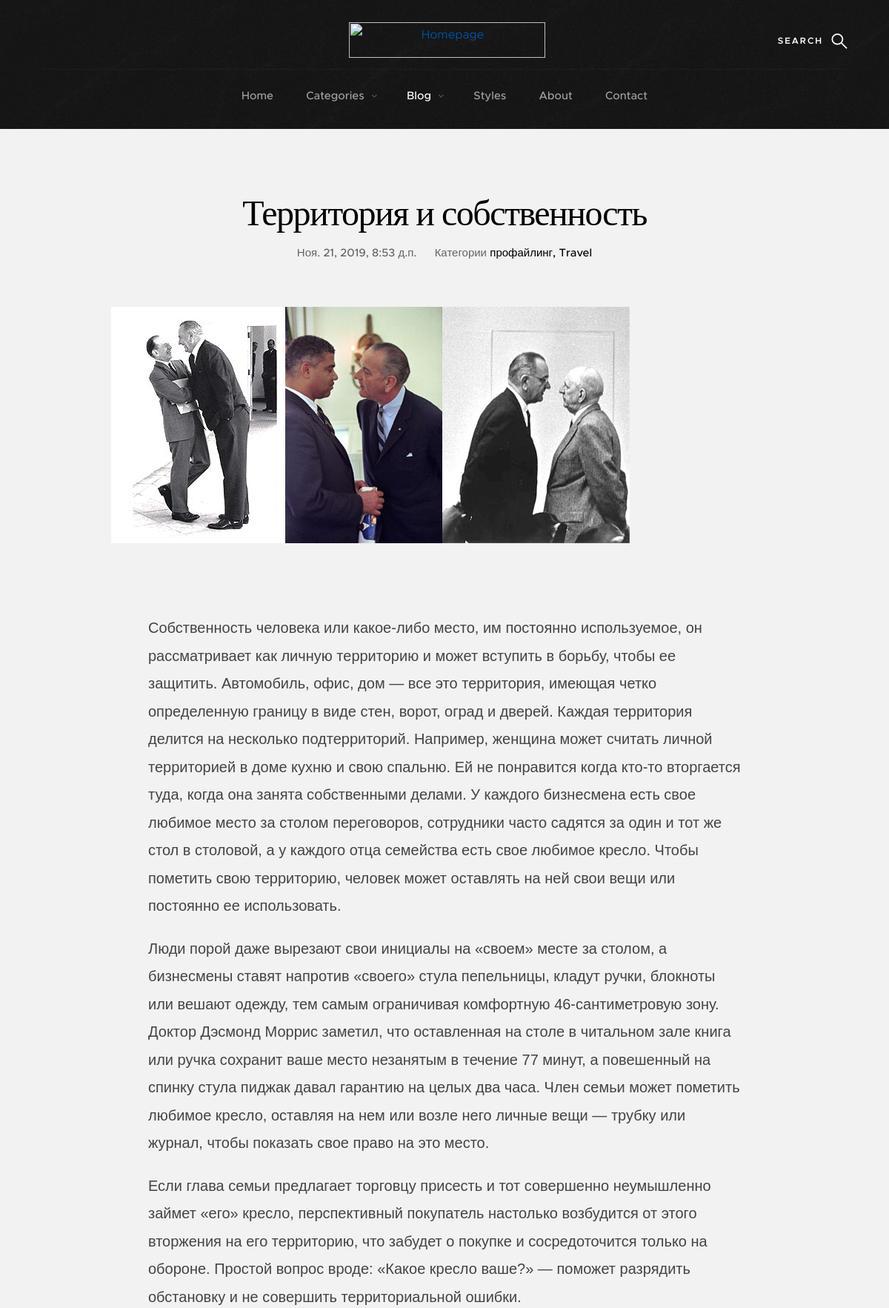
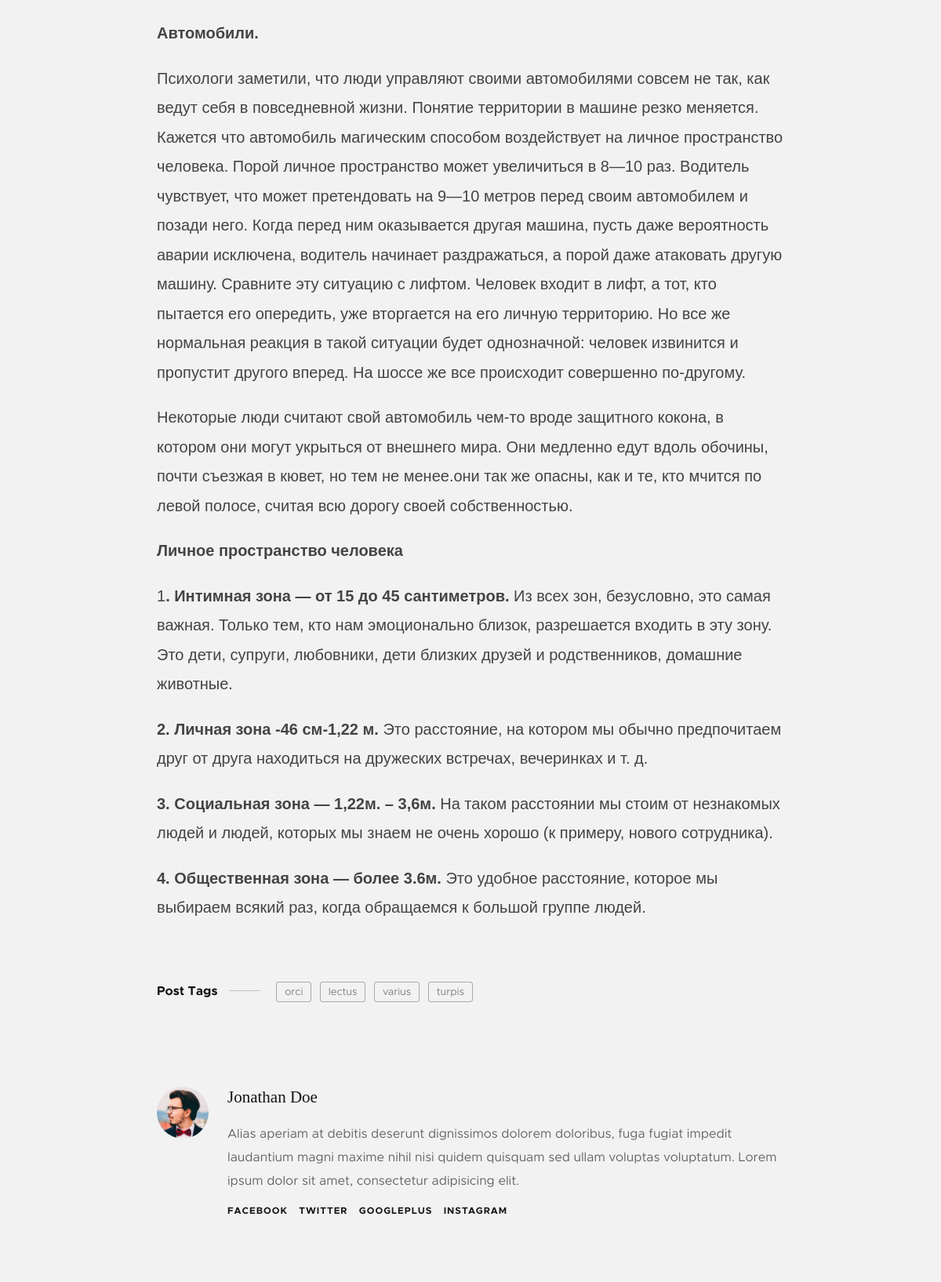
The app's page /blog/2019/11/21/territoriya-i-sobstvennost/ (upper part) with its own data (2 pictures, top to bottom).
### Blog/models.py (models this page shows, shortened)
class Post (models.Model):
    STATUS_CHOICES = (('draft', 'Draft'), ('published', 'Published'))
    title = models.CharField(max_length=250, verbose_name='Название')
    category = models.ForeignKey(Category, verbose_name='Категория', on_delete=models.SET_NULL, null=True)
    slug = models.SlugField(max_length=250, unique_for_date='published')
    author = models.ForeignKey(User, on_delete=models.CASCADE, related_name='blog_posts')
    image = models.ImageField(upload_to= generate_filename, verbose_name='Изображение')
    body = models.TextField(verbose_name='Содержание')
    published = models.DateTimeField(default=timezone.now)
    created = models.DateTimeField(auto_now_add=True)
    update = models.DateTimeField(auto_now=True)
    likes = models.PositiveIntegerField(default=0, verbose_name='Лайки')
    dislikes = models.PositiveIntegerField(default=0, verbose_name='Дизлайки')
    status = models.CharField(max_length=10, choices=STATUS_CHOICES, default='draft')
    class Meta:
        ordering = ('-published',)

class Category(models.Model):
    title = models.CharField('Название', max_length=50)
    class Meta:
        verbose_name = 'Категория'
        verbose_name_plural = 'Категории'
    def __str__(self):
        return self.title

### Blog/views.py (the view)
# urls.py: path('<int:year>/<int:month>/<int:day>/<slug:post>/', views.post_detail, name='post_detail'),
def post_detail(request, year,month,day,post):
    post=get_object_or_404(
        Post, slug=post,
        status='published',
        published__year=year,
        published__month=month,
        published__day=day,
    )
    return render(request, 'Blog/post/single-standard.html', {'post': post})

### templates/Blog/post/single-standard.html (shortened to what this page needs)
{% load static %}
<head>
    <link rel="stylesheet" href="{% static 'css/base.css'%}">
    <link rel="stylesheet" href="{% static 'css/vendor.css'%}">
    <link rel="stylesheet" href="{% static 'css/main.css'%}">
</head>
<body id="top">
    <div class="s-pageheader">
        <header class="header">
            <div class="header__content row">
                <div class="header__logo">
                    <a class="logo" href="{% url 'blog:post_list' %}">
                        <img src="/media/qwer.png" alt="Homepage">
                    </a>
                </div>
                <ul class="header__social">
                    <li>
                        <a href="#0"><i class="fa fa-facebook" aria-hidden="true"></i></a>
                    </li>
                    <li>
                        <a href="#0"><i class="fa fa-twitter" aria-hidden="true"></i></a>
                    </li>
                    <li>
                        <a href="#0"><i class="fa fa-instagram" aria-hidden="true"></i></a>
                    </li>
                    <li>
                        <a href="#0"><i class="fa fa-pinterest" aria-hidden="true"></i></a>
                    </li>
                </ul>
                <a class="header__search-trigger" href="#0"></a>
                <nav class="header__nav-wrap">
                    <ul class="header__nav">
                        <li><a href="index.html" title="">Home</a></li>
                        <li class="has-children">
                            <a href="#0" title="">Categories</a>
                        </li>
                        <li class="has-children current">
                            <a href="#0" title="">Blog</a>
                        </li>
                        <li><a href="style-guide.html" title="">Styles</a></li>
                        <li><a href="about.html" title="">About</a></li>
                        <li><a href="contact.html" title="">Contact</a></li>
                    </ul>
                </nav>
            </div>
        </header>
    </div>
    <section class="s-content s-content--narrow s-content--no-padding-bottom">
        <article class="row format-standard">
            <div class="s-content__header col-full">
                <h1 class="s-content__header-title">
                    {{ post.title }}
                </h1>
                <ul class="s-content__header-meta">
                    <li class="date">{{ post.published }}</li>
                    <li class="cat">
                        Категории
                        <a href="#0">{{post.category}}</a>
                        <a href="#0">Travel</a>
                    </li>
                </ul>
            </div>
            <div class="s-content__media col-full">
                <div class="s-content__post-thumb">
                    <img src="{{post.image.url}}" >
                </div>
            </div>
            <div class="col-full s-content__main">
                <p class="lead">{{ post.body|safe }}</p>
                <p class="s-content__tags">
                    <span>Post Tags</span>
                    <span class="s-content__tag-list">
                        <a href="#0">orci</a>
                        <a href="#0">lectus</a>
                        <a href="#0">varius</a>
                        <a href="#0">turpis</a>
                    </span>
                </p>
                <div class="s-content__author">
                    <img src="images/avatars/user-03.jpg" alt="">
                    <div class="s-content__author-about">
                        <h4 class="s-content__author-name">
                            <a href="#0">Jonathan Doe</a>
                        </h4>
                        <p>Alias aperiam at debitis deserunt dignissimos dolorem doloribus, fuga fugiat impedit laudantium magni maxime nihil nisi quidem quisquam sed ullam voluptas voluptatum. Lorem ipsum dolor sit amet, consectetur adipisicing elit.
                        </p>
                        <ul class="s-content__author-social">
                           <li><a href="#0">Facebook</a></li>
                           <li><a href="#0">Twitter</a></li>
                           <li><a href="#0">GooglePlus</a></li>
                           <li><a href="#0">Instagram</a></li>
                        </ul>
                    </div>
                </div>
            </div>
        </article>
    </section>
</body>
</html>

### static/css/base.css (style rules this page uses)
body { margin: 0; }
article, aside, footer, header, nav, section { display: block; }
h1 { font-size: 2em; margin: 0.67em 0; }
a { background-color: transparent; -webkit-text-decoration-skip: objects; }
img { border-style: none; }
*, *::before, *::after { box-sizing: inherit; }
body { font-weight: normal; line-height: 1; word-wrap: break-word; text-rendering: optimizeLegibility; -webkit-overflow-scrolling: touch; -webkit-text-size-adjust: none; }
body, input, button { -moz-osx-font-smoothing: grayscale; -webkit-font-smoothing: antialiased; }
img, video { max-width: 100%; height: auto; }
div, dl, dt, dd, ul, ol, li, h1, h2, h3, h4, h5, h6, pre, form, p, blockquote, th, td { margin: 0; padding: 0; }
h1, h2, h3, h4, h5, h6 { -webkit-font-smoothing: auto; -webkit-font-smoothing: antialiased; -webkit-font-variant-ligatures: common-ligatures; -moz-font-variant-ligatures: common-ligatures; font-variant-ligatures: common-ligatures; text-rendering: optimizeLegibility; }
em, i { font-style: italic; line-height: inherit; }
ol, ul { list-style: none; }
li { display: block; }
a { text-decoration: none; line-height: inherit; }
a img { border: none; }
.row { width: 94%; max-width: 1200px; margin: 0 auto; }
.row:after { content: ""; display: table; clear: both; }
[class*="col-"] { float: left; padding: 0 20px; }
.col-twelve, .col-full { width: 100%; }
@media only screen and (max-width: 1200px) { [class*="col-"] { padding: 0 15px; } }

### records on screen
Post: title "Территория и собственность", published "Ноя. 21, 2019, 8:53 д.п.", category "профайлинг", image (picture), body "Собственность человека или какое-либо место, им постоянно используемое, он рассматривает как личную территорию и может вступить в борьбу, чтобы ее защитить. Автомобиль, офис, дом — все это территория, имеющая четко определенную границу в виде стен, ворот, оград и дверей. Каждая территория делится на несколько подтерриторий. Например, женщина может считать личной территорией в доме кухню и свою спальню. Ей не понравится когда кто-то вторгается туда, когда она занята собственными делами. У каждого бизнесмена есть свое любимое место за столом переговоров, сотрудники часто садятся за один и тот же стол в столовой, а у каждого отца семейства есть свое любимое кресло. Чтобы пометить свою…"
